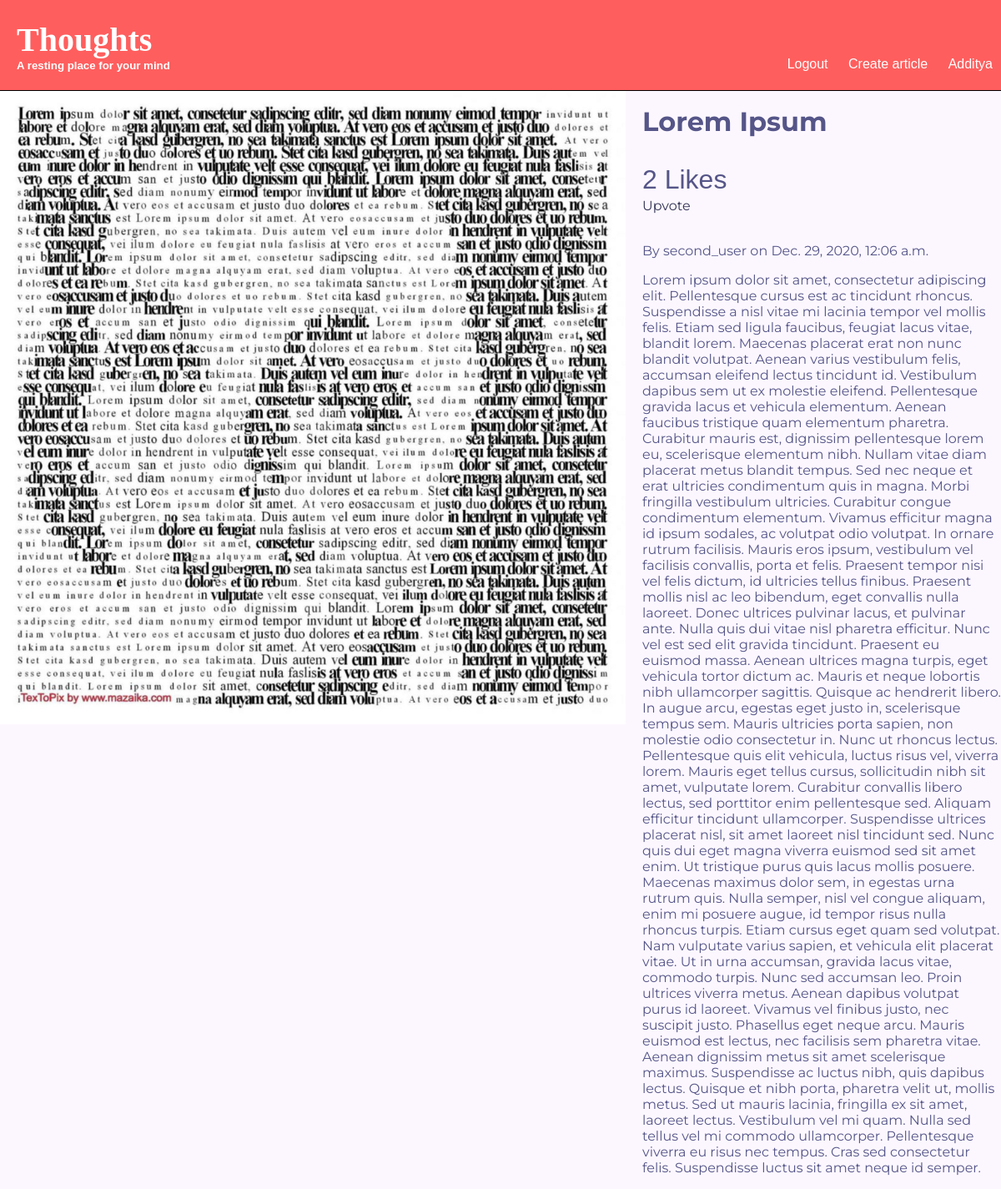
Page /articles/lorem-ipsum/ (signed in) on the committed database.
### articles/models.py (models this page shows, shortened)
class Article(models.Model):
	def_ups = {'upvoters': []}
	j_ups = json.dumps(def_ups)
	title = models.CharField(max_length=80)
	body = models.TextField()
	date = models.DateTimeField(auto_now_add=True)
	slug = models.SlugField()
	author = models.ForeignKey(User, default=None, on_delete=models.CASCADE)
	media = models.ImageField(default='default.jpg', blank=True)
	upvotes = models.TextField(default=j_ups)
	def check_for_user(self, username):
		ups = json.loads(self.upvotes)
		return username in ups["upvoters"]
	def upvote_nums(self):
		ups = json.loads(self.upvotes)
		return len(ups["upvoters"])

### articles/views.py (the view)
# urls.py: path('<slug:slug>/', views.article_page, name='detail'),
@login_required(login_url = '/accounts/signin/')
def article_page(request, slug):
	article = Article.objects.get(slug=slug)
	user = request.user.username
	vote = ["Upvote", "Remove Upvote"][article.check_for_user(user)]
	return render(request, "articles/article_page.html", {'article':article, 'vote': vote})

### articles/templates/articles/article_page.html
{% extends 'basetemp.html' %}
{% block content %}
<div class="article-details">
	<div class="a-page">
		<img src="{{ article.media.url }}">
		<div class="text-a">
			<h1>{{ article.title }}</h1>
			<p style="margin-bottom: 3px;font-family: arial; font-size: 200%">{{ article.upvote_nums }} Likes</p>
			<a href="{% url 'articles:upvote' slug=article.slug %}">
				{{ vote }}
			</a><br><br>
			<p>By {{ article.author }} on {{ article.date }}</p>
			<p>{{ article.body }}</p>
		</div>
	</div>
</div>
{% endblock %}

### templates/basetemp.html (shortened to what this page needs)
{% load static %}
<!DOCTYPE html>
<html>
<head>
	<link rel="stylesheet" type="text/css" href="{% static 'styles.css' %}">
</head>
<body>
	<header class="navbar">
		<div class='logo'>
			<a href="{% url 'articles:list' %}">
				<h1 class="heading">Thoughts</h1>
				<h5 class="slogan">A resting place for your mind</h5>
			</a>
		</div>
		<nav class="right">
			<ul>
				{% if user.is_authenticated %}
				<li>
					<a href="{% url 'accounts:logout' %}">Logout</a>
				</li>
				<li>
					<a href="{% url 'articles:create' %}">Create article</a>
				</li>
				<li>
					<a href="{% url 'accounts:profile' %}">{{ user.first_name }}</a>
				</li>
				{% endif %}
			</ul>
		</nav>
	</header>
	<div class='base'>
		{% block content %}
		{% endblock%}
	</div>
</body>
</html>

### assets/styles.css (style rules this page uses)
body { background-color: #fcf7ff; background-repeat: no-repeat; color: #222; margin: 0px; margin-top: 105px; }
a, a:hover, a:visited { color: #fff; text-decoration: none; }
.navbar { padding: 0px 20px; background-color: #ff5e5e; border-bottom: 1px solid black; display: grid; grid-template-columns: 1fr 1fr; justify-items: center; font-family: Helvetica; position: fixed; top: 0; width: 100%; z-index: 999 }
.logo { justify-self: left; }
.heading { margin-bottom: 0px; margin-top: 3vh; font-size: 5vh; font-family: 'Gill sans'; color: white; }
.slogan { margin-top: 0px; color: white; }
nav { position: absolute; bottom: 6px; right: 40px; }
nav li { display: inline-block; margin: 0px 10px; }
.a-page { display: grid; grid-template-columns: 5fr 3fr; }
.a-page img { max-width: 100%; }
.a-page .text-a { padding-left: 20px; color: #558; font-family: Montserrat; animation: switch 0.5s ease; }
.a-page a,.a-page a:hover,.a-page a:visited { color: #335; }

### rows in the picture
Article: media (picture), title "Lorem Ipsum", upvote_nums "2", author "second_user", date "Dec. 29, 2020, 12:06 a.m.", body "Lorem ipsum dolor sit amet, consectetur adipiscing elit. Pellentesque cursus est ac tincidunt rhoncus. Suspendisse a nisl vitae mi lacinia tempor vel mollis felis. Etiam sed ligula faucibus, feugiat lacus vitae, blandit lorem. Maecenas placerat erat non nunc blandit volutpat. Aenean varius vestibulum felis, accumsan eleifend lectus tincidunt id. Vestibulum dapibus sem ut ex molestie eleifend. Pellentesque gravida lacus et vehicula elementum. Aenean faucibus tristique quam elementum pharetra. Curabitur mauris est, dignissim pellentesque lorem eu, scelerisque elementum nibh. Nullam vitae diam placerat metus blandit tempus. Sed nec neque et erat ultricies condimentum quis in magna. Morbi…"

### other values in the picture
{{ user.first_name }} "Additya"
{{ vote }} "Upvote"
